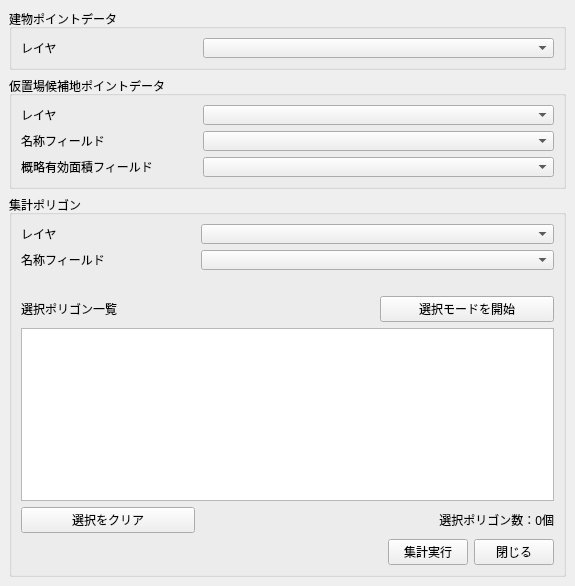
<?xml version="1.0" encoding="UTF-8"?>
<ui version="4.0">
 <class>DockWidget</class>
 <widget class="QDockWidget" name="DockWidget">
  <property name="geometry">
   <rect>
    <x>0</x>
    <y>0</y>
    <width>575</width>
    <height>586</height>
   </rect>
  </property>
  <property name="windowTitle">
   <string>災害廃棄物量算出プラグイン</string>
  </property>
  <widget class="QWidget" name="dockWidgetContents">
   <layout class="QVBoxLayout" name="verticalLayout_7">
    <item>
     <widget class="QGroupBox" name="groupBox_2">
      <property name="title">
       <string>建物ポイントデータ</string>
      </property>
      <layout class="QVBoxLayout" name="verticalLayout_6">
       <item>
        <layout class="QGridLayout" name="gridLayout_8">
         <item row="0" column="1" colspan="2">
          <widget class="QgsMapLayerComboBox" name="buildingLayerComboBox">
           <property name="minimumSize">
            <size>
             <width>0</width>
             <height>20</height>
            </size>
           </property>
          </widget>
         </item>
         <item row="0" column="0">
          <widget class="QLabel" name="label_19">
           <property name="text">
            <string>レイヤ </string>
           </property>
          </widget>
         </item>
        </layout>
       </item>
      </layout>
     </widget>
    </item>
    <item>
     <widget class="QGroupBox" name="groupBox_3">
      <property name="title">
       <string>仮置場候補地ポイントデータ</string>
      </property>
      <layout class="QVBoxLayout" name="verticalLayout_4">
       <item>
        <layout class="QGridLayout" name="gridLayout_5">
         <item row="1" column="0">
          <widget class="QLabel" name="label_13">
           <property name="text">
            <string>名称フィールド</string>
           </property>
          </widget>
         </item>
         <item row="0" column="0">
          <widget class="QLabel" name="label_14">
           <property name="text">
            <string>レイヤ </string>
           </property>
          </widget>
         </item>
         <item row="2" column="0">
          <widget class="QLabel" name="label_15">
           <property name="text">
            <string>概略有効面積フィールド</string>
           </property>
          </widget>
         </item>
         <item row="0" column="1" colspan="2">
          <widget class="QgsMapLayerComboBox" name="temporaryStrageLayerComboBox">
           <property name="minimumSize">
            <size>
             <width>0</width>
             <height>20</height>
            </size>
           </property>
          </widget>
         </item>
         <item row="2" column="1" colspan="2">
          <widget class="QgsFieldComboBox" name="temporaryStrageAreaField">
           <property name="minimumSize">
            <size>
             <width>0</width>
             <height>20</height>
            </size>
           </property>
          </widget>
         </item>
         <item row="1" column="1" colspan="2">
          <widget class="QgsFieldComboBox" name="temporaryStrageNameField">
           <property name="minimumSize">
            <size>
             <width>0</width>
             <height>20</height>
            </size>
           </property>
          </widget>
         </item>
        </layout>
       </item>
      </layout>
     </widget>
    </item>
    <item>
     <widget class="QGroupBox" name="groupBox">
      <property name="title">
       <string>集計ポリゴン</string>
      </property>
      <layout class="QVBoxLayout" name="verticalLayout_5">
       <item>
        <layout class="QGridLayout" name="gridLayout_2">
         <item row="0" column="1" colspan="2">
          <widget class="QgsMapLayerComboBox" name="aggregateLayerComboBox">
           <property name="minimumSize">
            <size>
             <width>0</width>
             <height>20</height>
            </size>
           </property>
          </widget>
         </item>
         <item row="4" column="0" colspan="3">
          <widget class="QTableWidget" name="aggregateLayerTable">
           <property name="minimumSize">
            <size>
             <width>0</width>
             <height>50</height>
            </size>
           </property>
           <property name="editTriggers">
            <set>QAbstractItemView::NoEditTriggers</set>
           </property>
          </widget>
         </item>
         <item row="0" column="0">
          <widget class="QLabel" name="label_6">
           <property name="text">
            <string>レイヤ </string>
           </property>
          </widget>
         </item>
         <item row="5" column="2">
          <widget class="QLabel" name="selectLabel">
           <property name="text">
            <string>選択ポリゴン数：0個</string>
           </property>
           <property name="alignment">
            <set>Qt::AlignRight|Qt::AlignTrailing|Qt::AlignVCenter</set>
           </property>
          </widget>
         </item>
         <item row="3" column="2">
          <widget class="QPushButton" name="selectAggregateRangeButton">
           <property name="text">
            <string>選択モードを開始</string>
           </property>
          </widget>
         </item>
         <item row="3" column="0">
          <widget class="QLabel" name="label_7">
           <property name="text">
            <string>選択ポリゴン一覧</string>
           </property>
          </widget>
         </item>
         <item row="1" column="1" colspan="2">
          <widget class="QgsFieldComboBox" name="aggregateNameField">
           <property name="minimumSize">
            <size>
             <width>0</width>
             <height>20</height>
            </size>
           </property>
          </widget>
         </item>
         <item row="1" column="0">
          <widget class="QLabel" name="label_16">
           <property name="text">
            <string>名称フィールド</string>
           </property>
          </widget>
         </item>
         <item row="2" column="0">
          <widget class="QLabel" name="label_17">
           <property name="text">
            <string/>
           </property>
          </widget>
         </item>
         <item row="3" column="1">
          <widget class="QLabel" name="label_18">
           <property name="text">
            <string/>
           </property>
          </widget>
         </item>
         <item row="5" column="0">
          <widget class="QPushButton" name="clearSelectionButton">
           <property name="text">
            <string>選択をクリア</string>
           </property>
           <property name="default">
            <bool>false</bool>
           </property>
          </widget>
         </item>
        </layout>
       </item>
       <item>
        <layout class="QGridLayout" name="gridLayout_7">
         <item row="0" column="2">
          <widget class="QPushButton" name="aggregateCancelButton">
           <property name="text">
            <string>閉じる</string>
           </property>
          </widget>
         </item>
         <item row="0" column="1">
          <widget class="QPushButton" name="aggregateRunButton">
           <property name="text">
            <string>集計実行</string>
           </property>
          </widget>
         </item>
         <item row="0" column="0">
          <spacer name="horizontalSpacer_2">
           <property name="orientation">
            <enum>Qt::Horizontal</enum>
           </property>
           <property name="sizeHint" stdset="0">
            <size>
             <width>40</width>
             <height>20</height>
            </size>
           </property>
          </spacer>
         </item>
        </layout>
       </item>
      </layout>
     </widget>
    </item>
   </layout>
  </widget>
 </widget>
 <customwidgets>
  <customwidget>
   <class>QgsFieldComboBox</class>
   <extends>QComboBox</extends>
   <header>qgsfieldcombobox.h</header>
  </customwidget>
  <customwidget>
   <class>QgsMapLayerComboBox</class>
   <extends>QComboBox</extends>
   <header>qgsmaplayercombobox.h</header>
  </customwidget>
 </customwidgets>
 <resources/>
 <connections/>
</ui>
